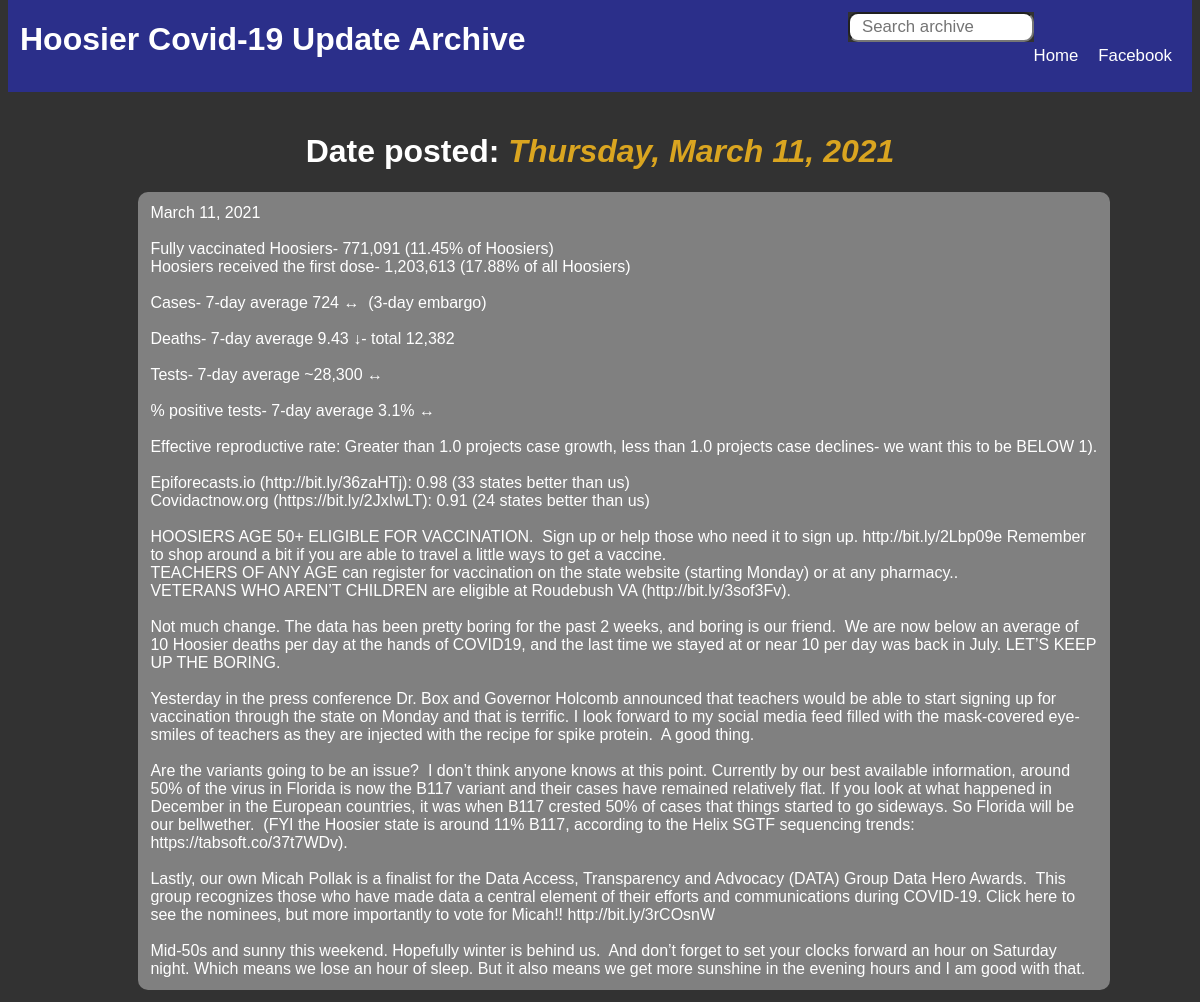
The app's page /archive/208 with its own data.
### covidsearch/models.py (models this page shows, shortened)
class post(models.Model):
    created_date = CharField(max_length=24)
    message = TextField()
    formatted_date = CharField(max_length=24)

### covidsearch/views.py (the view)
# urls.py: path('<int:pk>', views.post, name='post'),
def post(request, pk):
    post = posts.filter(pk=pk)
    post = post.values('formatted_date', 'message', 'pk')
    return render(request, 'covidsearch/post.html', {
        'post': post[0]
    })

### covidsearch/templates/covidsearch/post.html (shortened to what this page needs)
{%extends 'covidsearch/layout2.html'%}
{%block body%}
<h1 id="post-title">Date posted: <span id="highlight">{{post.formatted_date}}</span></h1>
<p id="post-message" style="white-space: pre-wrap;">{{post.message}}</p>
{%endblock%}

### covidsearch/templates/covidsearch/layout2.html (shortened to what this page needs)
{% load static %}
<!DOCTYPE html>
<html lang="en">
<head>
    <link rel="stylesheet" href="{% static 'covidsearch/styles.css' %}">
</head>
<body>
    <div id="header-div2">
        <h1 id="header2">Hoosier Covid-19 Update Archive</h1>
        <a id="facebook-link2" href="https://www.facebook.com/hoosiercovid/" target="_blank">Facebook</a>
        <a id="home-link" href="{% url 'index' %}">Home</a>
        <form id="searchbar2" action="{% url 'search' %}"" method="POST">
            <input type="text" name="search-query" id="text" placeholder="Search archive" spellcheck="false">
        </form>
    </div>
    <div id="body-div2">
        {%block body%}
        {%endblock%}
    </div>
</body>
</html>

### covidsearch/static/covidsearch/styles.css (style rules this page uses)
* { font-family: Helvetica; position: relative; background-color: rgb(50, 50, 50); }
a { text-decoration: none; }
input[id="text"] { width: 14vmax; height: 2vmax; font-size: 1.4vmax; border-radius: 10px; background-color: white; padding-left: 1vmax; }
#highlight { color: goldenrod; font-style: italic; }
#header2 { color: white; padding-left: 1vmax; background-color: #2B2F8A; }
#header-div2 { bottom: 20px; padding-top: 1vmax; background-color: #2B2F8A; padding-bottom: 1vmax; }
#searchbar2 { position: absolute; z-index: 10; left: 70vmax; top: 2vmax; }
#facebook-link2 { text-decoration: none; color: white; background-color: #2B2F8A; font-size: 1.4vmax; float: right; right: 20px; bottom: 2.8vmax; }
#home-link { text-decoration: none; color: white; background-color: #2B2F8A; font-size: 1.4vmax; float: right; right: 40px; bottom: 2.8vmax; }
#post-title { color: white; text-align: center; }
#post-message { font-weight: 300; background-color: gray; color: white; width: 80%; left: 10%; padding: 1vmax; margin: 1vmax; border-radius: 10px; }

### records on screen
post: formatted_date "Thursday, March 11, 2021", message "March 11, 2021 Fully vaccinated Hoosiers- 771,091 (11.45% of Hoosiers) Hoosiers received the first dose- 1,203,613 (17.88% of all Hoosiers) Cases- 7-day average 724 ↔ (3-day embargo) Deaths- 7-day average 9.43 ↓- total 12,382 Tests- 7-day average ~28,300 ↔ % positive tests- 7-day average 3.1% ↔ Effective reproductive rate: Greater than 1.0 projects case growth, less than 1.0 projects case declines- we want this to be BELOW 1). Epiforecasts.io (http://bit.ly/36zaHTj): 0.98 (33 states better than us) Covidactnow.org (https://bit.ly/2JxIwLT): 0.91 (24 states better than us) HOOSIERS AGE 50+ ELIGIBLE FOR VACCINATION. Sign up or help those who need it to sign up. http://bit.ly/2Lbp09e Remember…"
